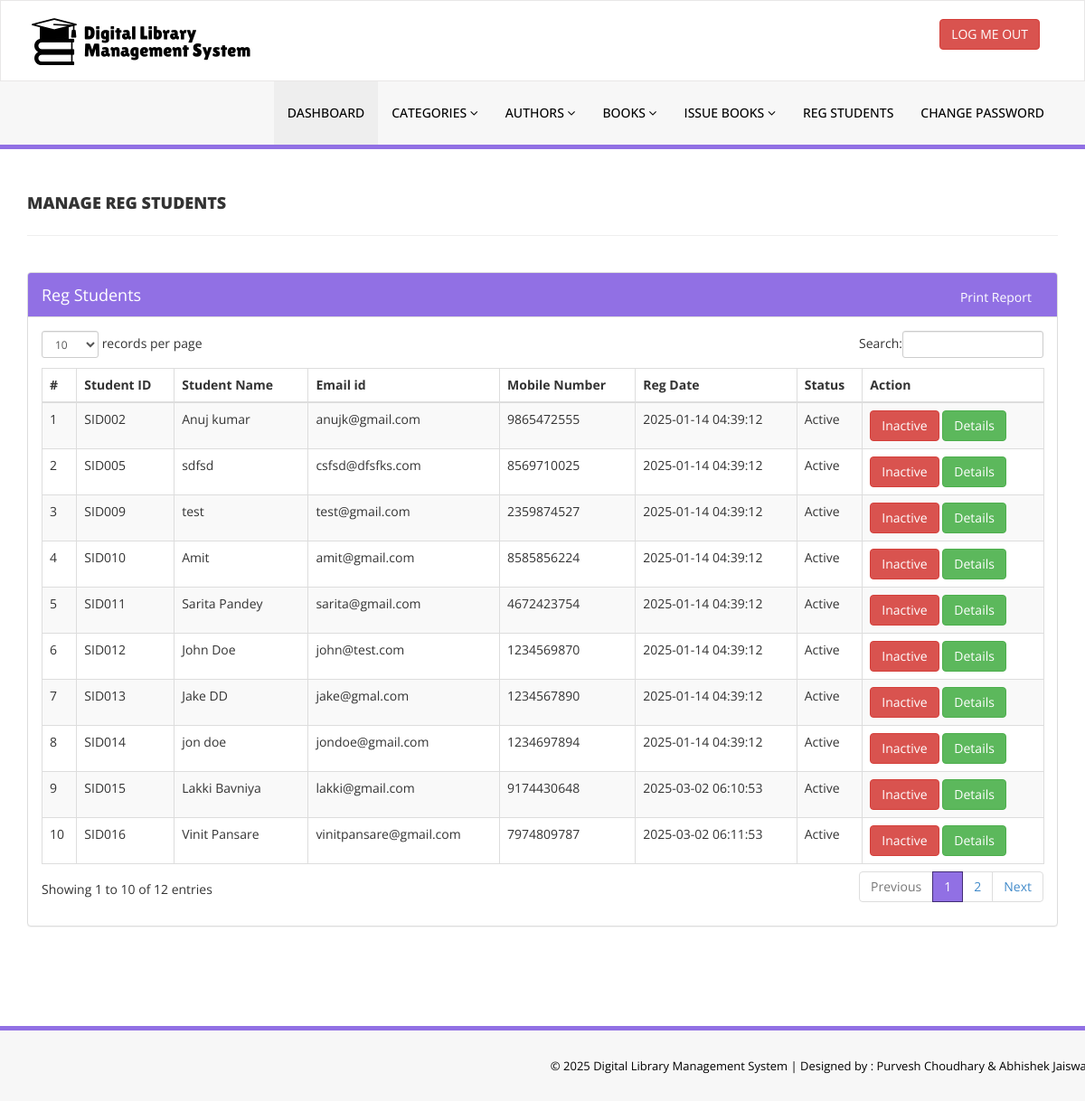
The app's page /admin/reg-students.php (signed in), older data.
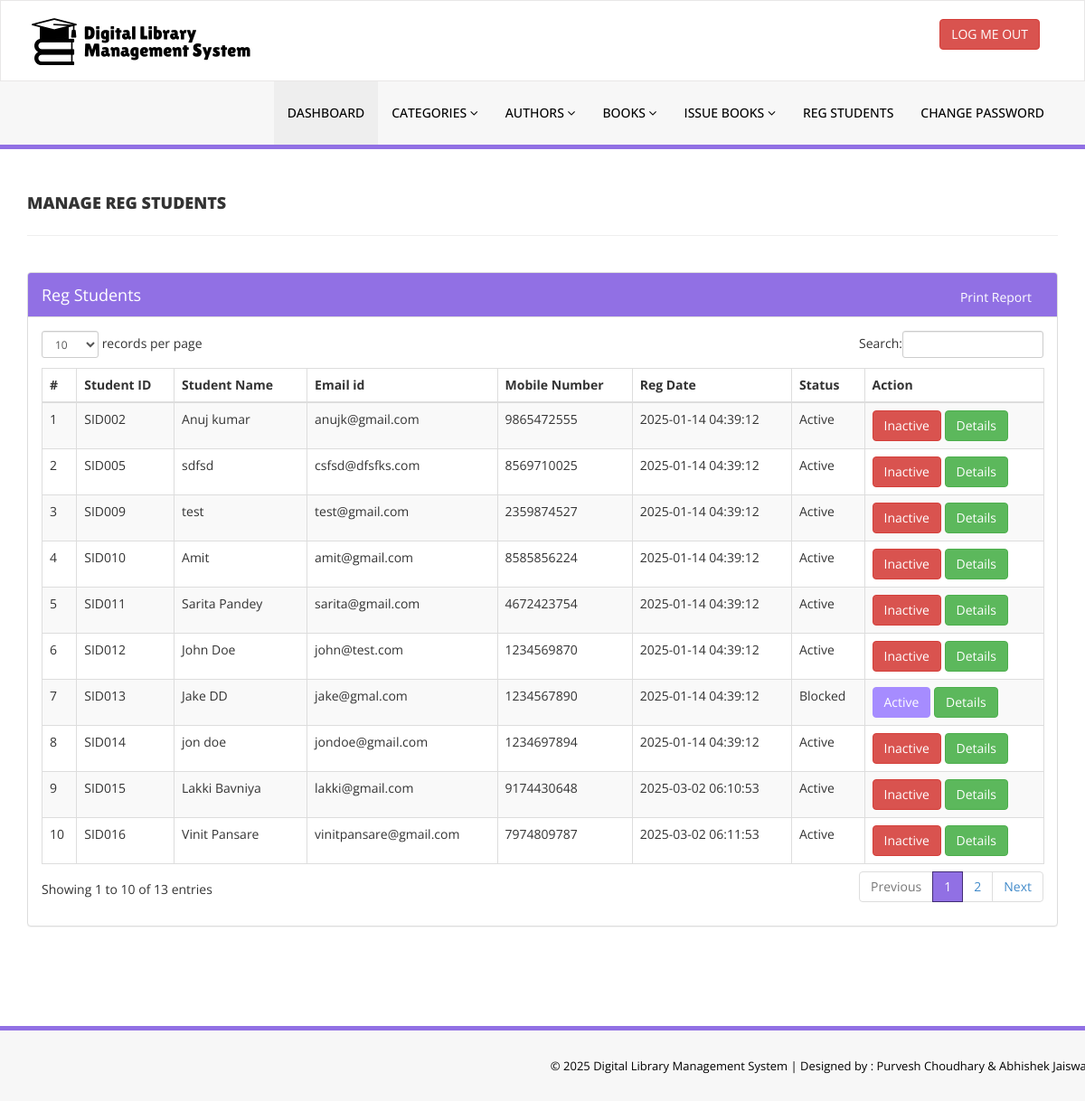
The same page, newer data.
### tables this page shows
CREATE TABLE `tblstudents` (
  `id` int(11) NOT NULL,
  `StudentId` varchar(100) DEFAULT NULL,
  `FullName` varchar(120) DEFAULT NULL,
  `EmailId` varchar(120) DEFAULT NULL,
  `ProfilePic` varchar(255) DEFAULT NULL,
  `MobileNumber` char(13) DEFAULT NULL,
  `Password` varchar(120) DEFAULT NULL,
  `Status` int(1) DEFAULT NULL,
  `RegDate` timestamp NULL DEFAULT current_timestamp(),
  `UpdationDate` timestamp NULL DEFAULT NULL ON UPDATE current_timestamp()
);

### admin/reg-students.php (the view, shortened to what this page needs)
<?php
include('includes/config.php');
if(strlen($_SESSION['alogin'])==0)
    {
header('location:index.php');
}
else{
    ?>
<!DOCTYPE html>
<html xmlns="http://www.w3.org/1999/xhtml">
<head>
    <link href="assets/css/bootstrap.css" rel="stylesheet" />
    <link href="assets/css/font-awesome.css" rel="stylesheet" />
    <link href="assets/js/dataTables/dataTables.bootstrap.css" rel="stylesheet" />
    <link href="assets/css/style.css" rel="stylesheet" />
</head>
<body>
    <?php include('includes/header.php');?>
    <div class="content-wrapper">
        <div class="container">
            <div class="row pad-botm">
                <div class="col-md-12">
                    <h4 class="header-line">Manage Reg Students</h4>
                </div>
            </div>
            <div class="row">
                <div class="col-md-12">
                    <div class="panel panel-default">
                        <div class="panel-heading">
                            Reg Students
                            <button class="btn btn-info" style="float:right" onclick="openColumnSelector()">Print Report</button>
                        </div>
                        <div class="panel-body">
                            <div class="table-responsive">
                                <table class="table table-striped table-bordered table-hover" id="dataTables-example">
                                    <thead>
                                        <tr>
                                            <th>#</th>
                                            <th>Student ID</th>
                                            <th>Student Name</th>
                                            <th>Email id </th>
                                            <th>Mobile Number</th>
                                            <th>Reg Date</th>
                                            <th>Status</th>
                                            <th>Action</th>
                                        </tr>
                                    </thead>
                                    <tbody>
                                        <?php $sql = "SELECT * from tblstudents";
                                            $query = $dbh -> prepare($sql);
                                            $query->execute();
                                            $results=$query->fetchAll(PDO::FETCH_OBJ);
                                            $cnt=1;
                                            if($query->rowCount() > 0)
                                            {
                                            foreach($results as $result)
                                            {               ?>
                                        <tr class="odd gradeX">
                                            <td class="center"><?php echo htmlentities($cnt);?></td>
                                            <td class="center"><?php echo htmlentities($result->StudentId);?></td>
                                            <td class="center"><?php echo htmlentities($result->FullName);?></td>
                                            <td class="center"><?php echo htmlentities($result->EmailId);?></td>
                                            <td class="center"><?php echo htmlentities($result->MobileNumber);?></td>
                                            <td class="center"><?php echo htmlentities($result->RegDate);?></td>
                                            <td class="center"><?php if($result->Status==1)
                                            {
                                                echo htmlentities("Active");
                                            } else {
                                            echo htmlentities("Blocked");
}
                                            ?></td>
                                            <td class="center">
                                                <?php if($result->Status==1)
 {?>
                                                <a href="reg-students.php?inid=<?php echo htmlentities($result->id);?>"
                                                    onclick="return confirm('Are you sure you want to block this student?');">
                                                    <button class="btn btn-danger"> Inactive</button>
                                                    <?php } else {?>
                                                    <a href="reg-students.php?id=<?php echo htmlentities($result->id);?>"
                                                        onclick="return confirm('Are you sure you want to active this student?');"><button
                                                            class="btn btn-primary"> Active</button>
                                                        <?php } ?>
                                                        <a
                                                            href="student-history.php?stdid=<?php echo htmlentities($result->StudentId);?>"><button
                                                                class="btn btn-success"> Details</button>
                                            </td>
                                        </tr>
                                        <?php $cnt=$cnt+1;}} ?>
                                    </tbody>
                                </table>
                            </div>
                        </div>
                    </div>
                </div>
            </div>
        </div>
    </div>
    <?php include('includes/footer.php');?>
</body>
</html>
<?php } ?>

### admin/includes/header.php (shortened to what this page needs)
<div class="navbar navbar-inverse set-radius-zero" >
        <div class="container">
            <div class="navbar-header">
                <a class="navbar-brand">
                    <img src="assets/img/logo.png" />
                </a>
            </div>
            <div class="right-div">
                <a href="logout.php" class="btn btn-danger pull-right">LOG ME OUT</a>
            </div>
        </div>
    </div>
    <section class="menu-section">
        <div class="container">
            <div class="row ">
                <div class="col-md-12">
                    <div class="navbar-collapse collapse ">
                        <ul id="menu-top" class="nav navbar-nav navbar-right">
                            <li><a href="dashboard.php" class="menu-top-active">DASHBOARD</a></li>
                            <li>
                                <a href="#" class="dropdown-toggle" id="ddlmenuItem" data-toggle="dropdown"> Categories <i class="fa fa-angle-down"></i></a>
                            </li>
                            <li>
                                <a href="#" class="dropdown-toggle" id="ddlmenuItem" data-toggle="dropdown"> Authors <i class="fa fa-angle-down"></i></a>
                            </li>
 <li>
                                <a href="#" class="dropdown-toggle" id="ddlmenuItem" data-toggle="dropdown"> Books <i class="fa fa-angle-down"></i></a>
                            </li>
                           <li>
                                <a href="#" class="dropdown-toggle" id="ddlmenuItem" data-toggle="dropdown"> Issue Books <i class="fa fa-angle-down"></i></a>
                            </li>
                             <li><a href="reg-students.php">Reg Students</a></li>
  <li><a href="change-password.php">Change Password</a></li>
                        </ul>
                    </div>
                </div>
            </div>
        </div>
    </section>

### admin/includes/footer.php
<section class="footer-section">
     <div class="container">
         <div class="row">
             <div class="col-md-12">
                &copy; <?php echo date('Y');?> Digital Library Management System |<a href="https://gamedevpurvesh.blogspot.com/" target="_blank"  > Designed by : Purvesh Choudhary & Abhishek Jaiswal </a>
             </div>
         </div>
     </div>
 </section>

### admin/assets/css/style.css (style rules this page uses)
.set-radius-zero { border-radius:0px; -moz-border-radius:0px; -webkit-border-radius:0px; }
.content-wrapper { margin-top: 40px; min-height:800px; padding-bottom:90px; }
.header-line { font-weight:900; padding-bottom:25px; border-bottom:1px solid #eeeeee; text-transform:uppercase; }
.pad-botm { padding-bottom:30px; }
.right-div { float: right; padding: 20px; }
#menu-top a { color:#000; text-decoration:none; font-weight:500; padding: 25px 15px 25px 15px; text-transform:uppercase; }
.menu-section { background-color: #f7f7f7; border-bottom:5px solid #9170E4; width:100% }
.menu-top-active { background-color:#eeeeee; }
.navbar-inverse { background-color: #FFF; border-color: rgba(155, 153, 153, 0.23); }
.navbar { min-height: 90px; margin-bottom: 0px; }
.footer-section { padding:25px 50px 25px 50px; color:#000; font-size:13px; background-color: #f7f7f7; text-align:right; border-top:5px solid #9170E4; }
.footer-section a, .footer-section a:hover { color:#000; }

Row changes from the older to the newer data that the page shows:
changed tblstudents "SID013": Status "Inactive" → "Active"
Text that changed along with them:
text written by a page script: "records per page Search: Showing 1 to 10 of 12 entries Previous 1 2 Next" → "records per page Search: Showing 1 to 10 of 13 entries Previous 1 2 Next"
